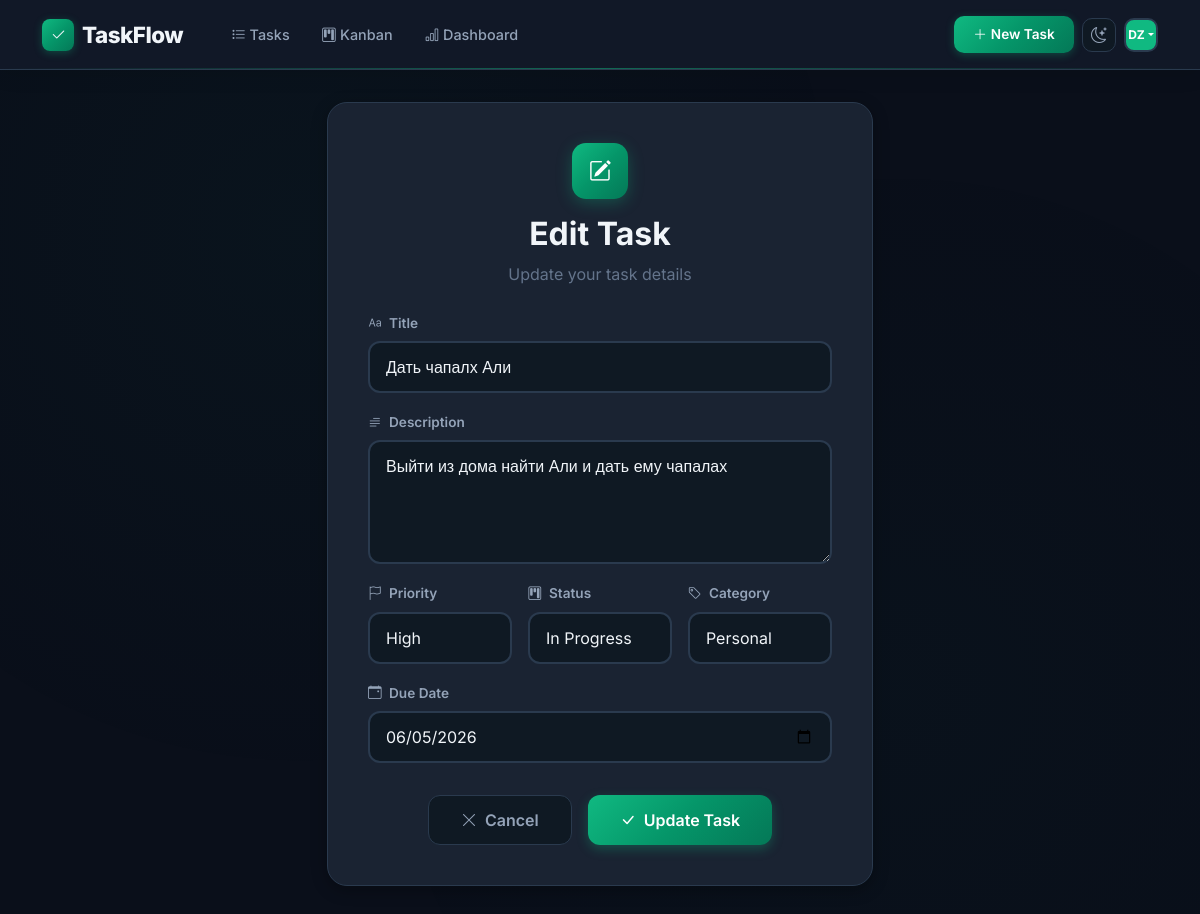
Page /task/1/edit/ (signed in) on the earlier database version.
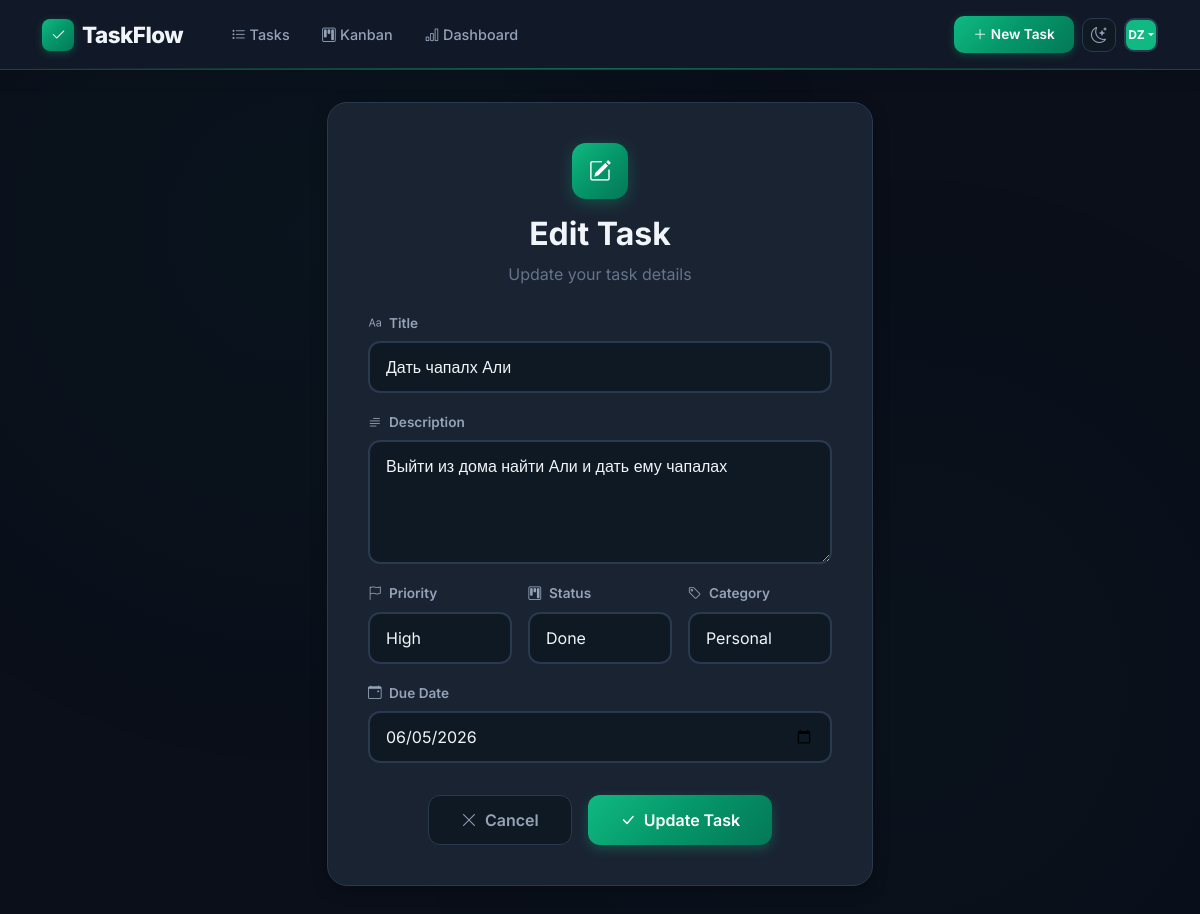
Same page on the later database version.
### tasks/models.py (models this page shows, shortened)
class Task(models.Model):
    PRIORITY_CHOICES = [
        ('low', 'Low'),
        ('medium', 'Medium'),
        ('high', 'High'),
    ]
    STATUS_CHOICES = [
        ('todo', 'To Do'),
        ('in_progress', 'In Progress'),
        ('done', 'Done'),
    ]
    CATEGORY_CHOICES = [
        ('work', 'Work'),
        ('personal', 'Personal'),
        ('study', 'Study'),
        ('health', 'Health'),
        ('finance', 'Finance'),
        ('other', 'Other'),
    ]
    user = models.ForeignKey(User, on_delete=models.CASCADE, related_name='tasks')
    title = models.CharField(max_length=200)
    description = models.TextField(blank=True)
    priority = models.CharField(max_length=10, choices=PRIORITY_CHOICES, default='medium')
    status = models.CharField(max_length=15, choices=STATUS_CHOICES, default='todo')
    category = models.CharField(max_length=15, choices=CATEGORY_CHOICES, default='other')
    due_date = models.DateField(null=True, blank=True)
    position = models.IntegerField(default=0)
    created_at = models.DateTimeField(auto_now_add=True)
    updated_at = models.DateTimeField(auto_now=True)
    completed = models.BooleanField(default=False)
    class Meta:
        ordering = ['position', '-created_at']

### tasks/views.py (the view)
# urls.py: path('task/<int:pk>/edit/', views.task_edit, name='task_edit'),
@login_required
def task_edit(request, pk):
    task = get_object_or_404(Task, pk=pk, user=request.user)
    if request.method == 'POST':
        form = TaskForm(request.POST, instance=task)
        if form.is_valid():
            form.save()
            log_activity(request.user, task.title, 'updated')
            messages.success(request, f'Task "{task.title}" updated successfully!')
            return redirect('task_list')
    else:
        form = TaskForm(instance=task)
    return render(request, 'tasks/task_form.html', {'form': form, 'title': 'Edit Task', 'task': task})

### tasks/forms.py
class TaskForm(forms.ModelForm):
    class Meta:
        model = Task
        fields = ['title', 'description', 'priority', 'status', 'category', 'due_date']
        widgets = {
            'title': forms.TextInput(attrs={
                'class': 'form-control',
                'placeholder': 'Enter task title...',
            }),
            'description': forms.Textarea(attrs={
                'class': 'form-control',
                'placeholder': 'Describe your task...',
                'rows': 4,
            }),
            'priority': forms.Select(attrs={
                'class': 'form-select',
            }),
            'status': forms.Select(attrs={
                'class': 'form-select',
            }),
            'category': forms.Select(attrs={
                'class': 'form-select',
            }),
            'due_date': forms.DateInput(attrs={
                'class': 'form-control',
                'type': 'date',
            }),
        }

### tasks/models.py (called while the page is built)
    @property
    def initials(self):
        if self.user.first_name and self.user.last_name:
            return f"{self.user.first_name[0]}{self.user.last_name[0]}".upper()
        return self.user.username[:2].upper()

### templates/tasks/task_form.html (shortened to what this page needs)
{% extends 'base.html' %}
{% block content %}
<div class="row justify-content-center">
    <div class="col-md-8 col-lg-6">
        <div class="form-card animate-in">
            <div class="text-center mb-4">
                <div style="width: 56px; height: 56px; border-radius: 14px; background: var(--green-gradient); display: flex; align-items: center; justify-content: center; margin: 0 auto 1rem; box-shadow: 0 4px 16px var(--green-glow);">
                    {% if task %}
                    <i class="bi bi-pencil-square" style="font-size: 1.4rem; color: white;"></i>
                    {% else %}
                    <i class="bi bi-plus-lg" style="font-size: 1.4rem; color: white;"></i>
                    {% endif %}
                </div>
                <h2 class="fw-bold" style="color: var(--text-primary);">{{ title }}</h2>
                <p style="color: var(--text-muted);">{% if task %}Update your task details{% else %}Fill in the details for your new task{% endif %}</p>
            </div>
            <form method="post" novalidate>
                <div class="mb-3">
                    <label for="{{ form.title.id_for_label }}" class="form-label fw-semibold">
                        <i class="bi bi-type me-1"></i> Title
                    </label>
                    {{ form.title }}
                </div>
                <div class="mb-3">
                    <label for="{{ form.description.id_for_label }}" class="form-label fw-semibold">
                        <i class="bi bi-text-paragraph me-1"></i> Description
                    </label>
                    {{ form.description }}
                </div>
                <div class="row g-3 mb-3">
                    <div class="col-md-4">
                        <label for="{{ form.priority.id_for_label }}" class="form-label fw-semibold">
                            <i class="bi bi-flag me-1"></i> Priority
                        </label>
                        {{ form.priority }}
                    </div>
                    <div class="col-md-4">
                        <label for="{{ form.status.id_for_label }}" class="form-label fw-semibold">
                            <i class="bi bi-kanban me-1"></i> Status
                        </label>
                        {{ form.status }}
                    </div>
                    <div class="col-md-4">
                        <label for="{{ form.category.id_for_label }}" class="form-label fw-semibold">
                            <i class="bi bi-tag me-1"></i> Category
                        </label>
                        {{ form.category }}
                    </div>
                </div>
                <div class="mb-4">
                    <label for="{{ form.due_date.id_for_label }}" class="form-label fw-semibold">
                        <i class="bi bi-calendar-event me-1"></i> Due Date
                    </label>
                    {{ form.due_date }}
                </div>
                <div class="d-flex gap-3 justify-content-center pt-2">
                    <a href="{% url 'task_list' %}" class="btn btn-cancel">
                        <i class="bi bi-x-lg me-1"></i> Cancel
                    </a>
                    <button type="submit" class="btn btn-submit">
                        <i class="bi bi-check-lg me-1"></i> {% if task %}Update Task{% else %}Create Task{% endif %}
                    </button>
                </div>
            </form>
        </div>
    </div>
</div>
{% endblock %}

Differences in the rows shown:
changed Task "Дать чапалх Али": status "In Progress" → "Done"
